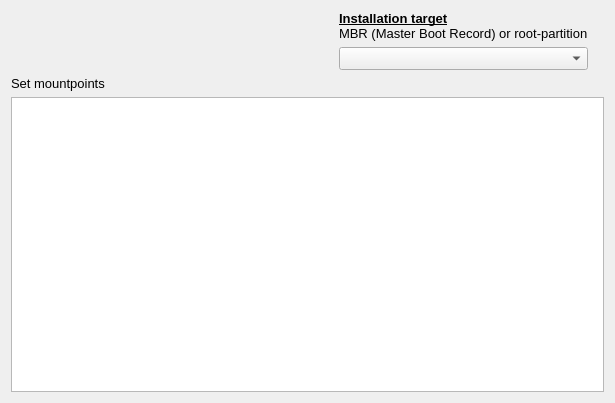
      <widget class="QWidget" name="mountpoints" >
       <property name="geometry" >
        <rect>
         <x>2</x>
         <y>2</y>
         <width>615</width>
         <height>403</height>
        </rect>
       </property>
       <layout class="QGridLayout" >
        <item row="0" column="0" >
         <widget class="QLabel" name="label_5" >
          <property name="windowModality" >
           <enum>Qt::NonModal</enum>
          </property>
          <property name="sizePolicy" >
           <sizepolicy vsizetype="Preferred" hsizetype="Expanding" >
            <horstretch>0</horstretch>
            <verstretch>0</verstretch>
           </sizepolicy>
          </property>
          <property name="text" >
           <string/>
          </property>
          <property name="pixmap" >
           <pixmap resource="res.qrc" >:/pixmaps/pixmaps/install-gui-title.png</pixmap>
          </property>
          <property name="buddy" >
           <cstring>label</cstring>
          </property>
         </widget>
        </item>
        <item row="0" column="1" >
         <layout class="QGridLayout" >
          <item rowspan="2" row="0" column="0" >
           <spacer>
            <property name="orientation" >
             <enum>Qt::Horizontal</enum>
            </property>
            <property name="sizeType" >
             <enum>QSizePolicy::Preferred</enum>
            </property>
            <property name="sizeHint" stdset="0" >
             <size>
              <width>16</width>
              <height>20</height>
             </size>
            </property>
           </spacer>
          </item>
          <item row="0" column="1" >
           <widget class="QLabel" name="label_11" >
            <property name="font" >
             <font>
              <pointsize>10</pointsize>
              <weight>50</weight>
              <bold>false</bold>
             </font>
            </property>
            <property name="text" >
             <string>&lt;html>&lt;head>&lt;meta name="qrichtext" content="1" />&lt;style type="text/css">
p, li { white-space: pre-wrap; }
&lt;/style>&lt;/head>&lt;body style=" font-family:'Sans Serif'; font-size:10pt; font-weight:400; font-style:normal;">
&lt;p style=" margin-top:0px; margin-bottom:0px; margin-left:0px; margin-right:0px; -qt-block-indent:0; text-indent:0px; font-size:11pt;">&lt;span style=" font-size:10pt; font-weight:600; text-decoration: underline;">Installation target&lt;/span>&lt;/p>
&lt;p style=" margin-top:0px; margin-bottom:0px; margin-left:0px; margin-right:0px; -qt-block-indent:0; text-indent:0px; font-size:11pt; font-weight:600;">&lt;span style=" font-size:10pt; font-weight:400;">MBR (Master Boot Record) or root-partition&lt;/span>&lt;/p>&lt;/body>&lt;/html></string>
            </property>
            <property name="textFormat" >
             <enum>Qt::AutoText</enum>
            </property>
            <property name="scaledContents" >
             <bool>false</bool>
            </property>
            <property name="alignment" >
             <set>Qt::AlignLeading|Qt::AlignLeft|Qt::AlignTop</set>
            </property>
            <property name="wordWrap" >
             <bool>false</bool>
            </property>
            <property name="openExternalLinks" >
             <bool>true</bool>
            </property>
           </widget>
          </item>
          <item rowspan="2" row="0" column="2" >
           <spacer>
            <property name="orientation" >
             <enum>Qt::Horizontal</enum>
            </property>
            <property name="sizeType" >
             <enum>QSizePolicy::Preferred</enum>
            </property>
            <property name="sizeHint" stdset="0" >
             <size>
              <width>16</width>
              <height>20</height>
             </size>
            </property>
           </spacer>
          </item>
          <item row="1" column="1" >
           <widget class="QComboBox" name="comboBox_installtarget" >
            <property name="font" >
             <font>
              <pointsize>10</pointsize>
             </font>
            </property>
           </widget>
          </item>
         </layout>
        </item>
        <item row="1" column="0" colspan="2" >
         <layout class="QGridLayout" >
          <item row="0" column="0" >
           <widget class="QLabel" name="label_9" >
            <property name="sizeIncrement" >
             <size>
              <width>10</width>
              <height>10</height>
             </size>
            </property>
            <property name="baseSize" >
             <size>
              <width>15</width>
              <height>13</height>
             </size>
            </property>
            <property name="font" >
             <font>
              <pointsize>10</pointsize>
             </font>
            </property>
            <property name="text" >
             <string>Set mountpoints</string>
            </property>
            <property name="alignment" >
             <set>Qt::AlignLeading|Qt::AlignLeft|Qt::AlignTop</set>
            </property>
           </widget>
          </item>
          <item row="1" column="0" >
           <widget class="QTableWidget" name="tableWidget_mountpoints" />
          </item>
         </layout>
        </item>
       </layout>
      </widget>
